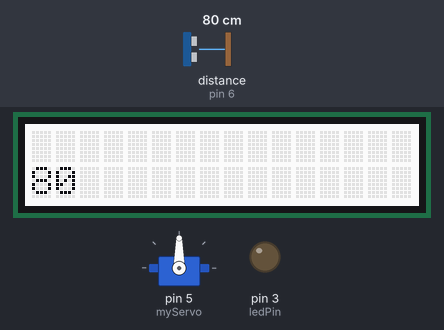
A sketch run on a simulated Arduino Uno, built with avr-gcc and run on an emulated ATmega328P. On the bench: 16×2 character LCD, servo, output pins drawn as LEDs (lit = HIGH). The test bench sets the inputs (shaded band); at power-on: distance to the obstacle (sensor on pin 6) 80 cm. What the sketch prints to the serial monitor is not drawn.

Above: at 1.3 s.
1.4 s: distance to the obstacle (sensor on pin 6) set to 2 cm
At 1.71 s:
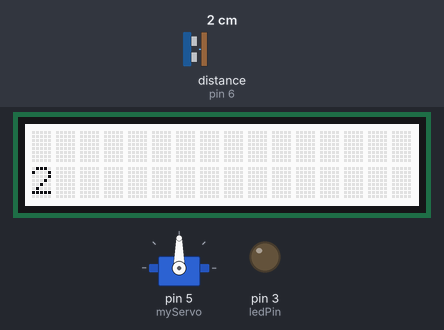
3.0 s: distance to the obstacle (sensor on pin 6) set to 4 cm
At 3.61 s:
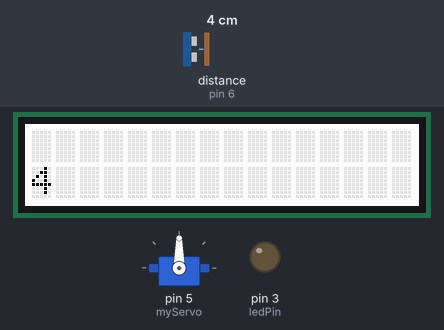
4.5 s: distance to the obstacle (sensor on pin 6) set to 9 cm
At 5.09 s:
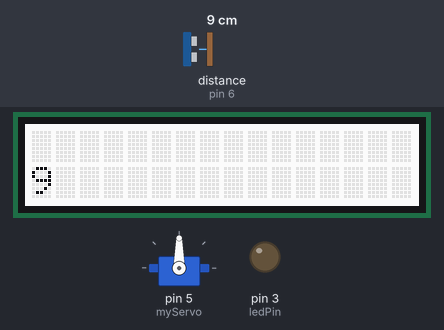
Timing chart, 0 to 7.5 s (numbered marks = the images above; inputs shaded):
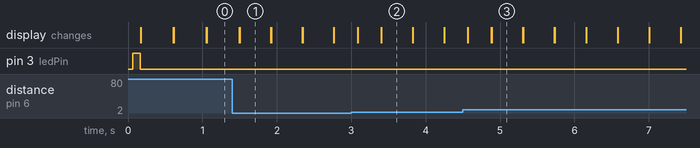

Measured:
- after the input at 1.4 s, the display: first differs from a run without the input after 0.10 s (image 1)
- after the input at 3.0 s, the display: changes after 0.09 s (image 2)
- after the input at 4.5 s, the display: changes after 0.07 s (image 3)
- what the display in image 1 shows lasts 0.4 s, from 1.5 s to 1.9 s

The sketch:

roboticsSketch.ino
```cpp
#include <Servo.h>
#include "Ultrasonic.h"
#include <Wire.h>
#include "rgb_lcd.h"

#define RANGERPIN 6

Ultrasonic ultrasonic(RANGERPIN);
Servo myServo;
rgb_lcd lcd;
int ledPin = 3;

void setup() {

  Serial.begin(9600);
  lcd.begin(16, 2);
  myServo.attach(5);
  myServo.write(90);
  pinMode(ledPin, OUTPUT);
  analogWrite(ledPin, 255);
  delay(100);
  analogWrite(ledPin, 0);

}

void loop() {

  long RangeInCentimeters;
  RangeInCentimeters = ultrasonic.MeasureInCentimeters(); // two measurements should keep an interval
  Serial.print(RangeInCentimeters);//0~400cm
  Serial.println();
  lcd.setCursor(0, 3);
  lcd.print(RangeInCentimeters);
  delay(100);

  if ( RangeInCentimeters == 10 ) {

    myServo.write(0);
    analogWrite(ledPin, 85);
    delay(1000);

    myServo.write(90);
    analogWrite(ledPin, 170);
    delay(1000);

    myServo.write(180);
    analogWrite(ledPin, 255);
    delay(1000);

    myServo.write(90);
    analogWrite(ledPin, 0);
    delay(500);

  }

    lcd.clear();

} 
```
